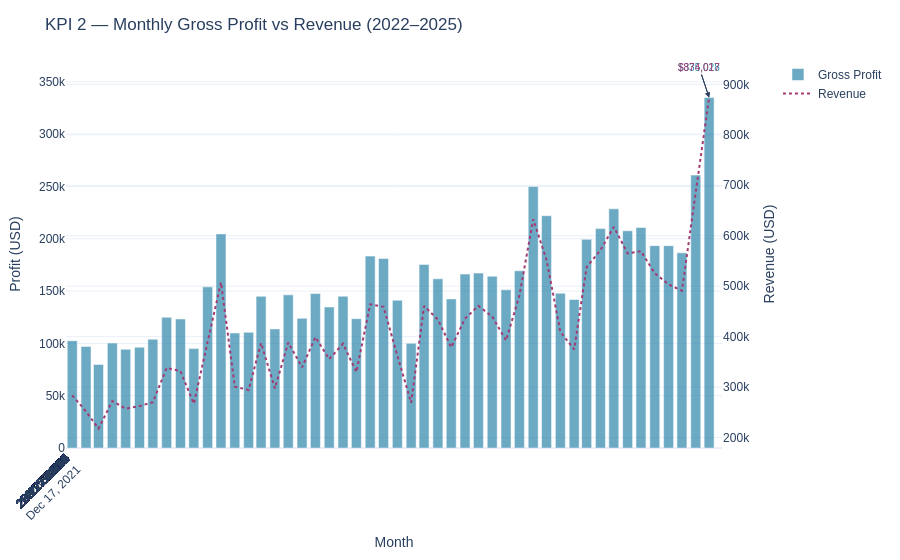

The code cell stored with this chart in its notebook:
### Markdown cell above
---
## KPI 2 — Gross Profit

### Code cell
# ── KPI 2: Monthly Gross Profit vs Revenue (Dual-Axis) ──────

df_kpi2 = conn.execute("""
SELECT
    d.year
    ,d.month
    ,strftime(MIN(d.full_date), '%Y-%m') AS period
    ,ROUND(SUM(f.net_amount), 2) AS revenue
    ,ROUND(SUM(f.profit_amount), 2) AS profit
    ,ROUND(SUM(f.profit_amount) / NULLIF(SUM(f.net_amount), 0) * 100, 2) AS margin_pct
FROM Fact_Order_Line f
JOIN Dim_Date d
    ON f.date_key = d.date_key
GROUP BY
    d.year
    ,d.month
ORDER BY d.year, d.month
""").fetchdf()

total_profit = df_kpi2['profit'].sum()
avg_margin = df_kpi2['margin_pct'].mean()
print(f"Total Gross Profit: ${total_profit:,.2f}")
print(f"Average Monthly Margin: {avg_margin:.1f}%")


def plot_gross_profit(df: pd.DataFrame) -> go.Figure:
    """Dual-axis chart showing monthly profit bars and revenue trend line.

    Args:
        df: DataFrame with columns [period, revenue, profit]

    Returns:
        go.Figure: Dual-axis interactive chart

    Raises:
        ValueError: If required columns are missing from df
    """
    required_cols = ['period', 'revenue', 'profit']
    missing = [c for c in required_cols if c not in df.columns]
    if missing:
        raise ValueError(f"Missing columns: {missing}")

    try:
        fig = make_subplots(specs=[[{"secondary_y": True}]])

        fig.add_trace(
            go.Bar(
                x=df['period'], y=df['profit'],
                name='Gross Profit',
                marker_color=PALETTE[0], opacity=0.7,
            ),
            secondary_y=False,
        )

        fig.add_trace(
            go.Scatter(
                x=df['period'], y=df['revenue'],
                name='Revenue',
                line=dict(color=PALETTE[1], width=2, dash='dot'),
            ),
            secondary_y=True,
        )

        # Label last data points
        last = df.iloc[-1]
        fig.add_annotation(
            x=last['period'], y=last['profit'],
            text=f"${last['profit']:,.0f}",
            showarrow=True, arrowhead=2,
            font=dict(size=10, color=PALETTE[0]),
        )
        fig.add_annotation(
            x=last['period'], y=last['revenue'],
            text=f"${last['revenue']:,.0f}",
            showarrow=True, arrowhead=2, ay=-30,
            font=dict(size=10, color=PALETTE[1]),
            yref='y2',
        )

        fig.update_layout(
            **LAYOUT_DEFAULTS,
            title='KPI 2 — Monthly Gross Profit vs Revenue (2022–2025)',
            xaxis_title='Month',
            xaxis=dict(tickangle=-45, dtick=3),
        )
        fig.update_yaxes(title_text='Profit (USD)', secondary_y=False)
        fig.update_yaxes(title_text='Revenue (USD)', secondary_y=True)

        return fig

    except Exception as e:
        raise RuntimeError(f"plot_gross_profit failed: {e}") from e


fig = plot_gross_profit(df_kpi2)
fig.show()

### Figure 1 — Plotly figure (JSON) as saved in the notebook; plotly's stock layout.template omitted (floating-point values rounded to 4 significant figures)
{"data": [{"marker": {"color": "#2E86AB"}, "name": "Gross Profit", "opacity": 0.7, "type": "bar", "x": ["2022-01", "2022-02", "2022-03", "2022-04", "2022-05", "2022-06", "2022-07", "2022-08", "2022-09", "2022-10", "2022-11", "2022-12", "2023-01", "2023-02", "2023-03", "2023-04", "2023-05", "2023-06", "2023-07", "2023-08", "2023-09", "2023-10", "2023-11", "2023-12", "2024-01", "2024-02", "2024-03", "2024-04", "2024-05", "2024-06", "2024-07", "2024-08", "2024-09", "2024-10", "2024-11", "2024-12", "2025-01", "2025-02", "2025-03", "2025-04", "2025-05", "2025-06", "2025-07", "2025-08", "2025-09", "2025-10", "2025-11", "2025-12"], "xaxis": "x", "y": [102600.0, 97100.0, 79850.0, 100300.0, 94380.0, 96320.0, 104100.0, 125000.0, 123300.0, 95000.0, 154000.0, 204600.0, 110000.0, 110600.0, 145000.0, 113800.0, 146400.0, 123900.0, 147600.0, 134800.0, 145100.0, 123600.0, 183400.0, 181200.0, 141300.0, 100100.0, 175500.0, 161700.0, 142500.0, 166200.0, 167200.0, 164100.0, 151200.0, 169400.0, 249900.0, 222000.0, 147900.0, 141900.0, 199400.0, 209700.0, 228600.0, 207600.0, 210800.0, 193400.0, 193400.0, 186600.0, 260900.0, 335000.0], "yaxis": "y"}, {"line": {"color": "#A23B72", "dash": "dot", "width": 2}, "name": "Revenue", "type": "scatter", "x": ["2022-01", "2022-02", "2022-03", "2022-04", "2022-05", "2022-06", "2022-07", "2022-08", "2022-09", "2022-10", "2022-11", "2022-12", "2023-01", "2023-02", "2023-03", "2023-04", "2023-05", "2023-06", "2023-07", "2023-08", "2023-09", "2023-10", "2023-11", "2023-12", "2024-01", "2024-02", "2024-03", "2024-04", "2024-05", "2024-06", "2024-07", "2024-08", "2024-09", "2024-10", "2024-11", "2024-12", "2025-01", "2025-02", "2025-03", "2025-04", "2025-05", "2025-06", "2025-07", "2025-08", "2025-09", "2025-10", "2025-11", "2025-12"], "xaxis": "x", "y": [283700.0, 251700.0, 217700.0, 272300.0, 257300.0, 262300.0, 270000.0, 338100.0, 331500.0, 267100.0, 389200.0, 507500.0, 300900.0, 294300.0, 387400.0, 297400.0, 388300.0, 339200.0, 399100.0, 355500.0, 386000.0, 329800.0, 464100.0, 459100.0, 362400.0, 268900.0, 460700.0, 433800.0, 378800.0, 435900.0, 460900.0, 439800.0, 392500.0, 481200.0, 632600.0, 552000.0, 409500.0, 374700.0, 537600.0, 571600.0, 617500.0, 565100.0, 569400.0, 525600.0, 503600.0, 491100.0, 686500.0, 874000.0], "yaxis": "y2"}], "layout": {"annotations": [{"arrowhead": 2, "font": {"color": "#2E86AB", "size": 10}, "showarrow": true, "text": "$335,028", "x": "2025-12", "y": 335000.0}, {"arrowhead": 2, "ay": -30, "font": {"color": "#A23B72", "size": 10}, "showarrow": true, "text": "$874,017", "x": "2025-12", "y": 874000.0, "yref": "y2"}], "font": {"family": "Arial", "size": 12}, "hovermode": "x unified", "margin": {"b": 50, "l": 60, "r": 40, "t": 60}, "title": {"text": "KPI 2 — Monthly Gross Profit vs Revenue (2022–2025)"}, "xaxis": {"anchor": "y", "domain": [0, 0.94], "dtick": 3, "tickangle": -45, "title": {"text": "Month"}}, "yaxis": {"anchor": "x", "domain": [0, 1], "title": {"text": "Profit (USD)"}}, "yaxis2": {"anchor": "x", "overlaying": "y", "side": "right", "title": {"text": "Revenue (USD)"}}}}
